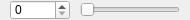
<?xml version="1.0" encoding="UTF-8"?>
<ui version="4.0">
 <class>SmallWidget</class>
 <widget class="QWidget" name="SmallWidget">
  <property name="geometry">
   <rect>
    <x>0</x>
    <y>0</y>
    <width>190</width>
    <height>20</height>
   </rect>
  </property>
  <property name="sizePolicy">
   <sizepolicy hsizetype="Expanding" vsizetype="Fixed">
    <horstretch>0</horstretch>
    <verstretch>0</verstretch>
   </sizepolicy>
  </property>
  <property name="windowTitle">
   <string>Form</string>
  </property>
  <widget class="QSpinBox" name="spinBox">
   <property name="geometry">
    <rect>
     <x>10</x>
     <y>0</y>
     <width>60</width>
     <height>20</height>
    </rect>
   </property>
   <property name="sizePolicy">
    <sizepolicy hsizetype="Expanding" vsizetype="Fixed">
     <horstretch>0</horstretch>
     <verstretch>0</verstretch>
    </sizepolicy>
   </property>
  </widget>
  <widget class="QSlider" name="horizontalSlider">
   <property name="geometry">
    <rect>
     <x>80</x>
     <y>0</y>
     <width>100</width>
     <height>20</height>
    </rect>
   </property>
   <property name="maximumSize">
    <size>
     <width>16777215</width>
     <height>16777215</height>
    </size>
   </property>
   <property name="orientation">
    <enum>Qt::Horizontal</enum>
   </property>
  </widget>
 </widget>
 <resources/>
 <connections/>
</ui>
